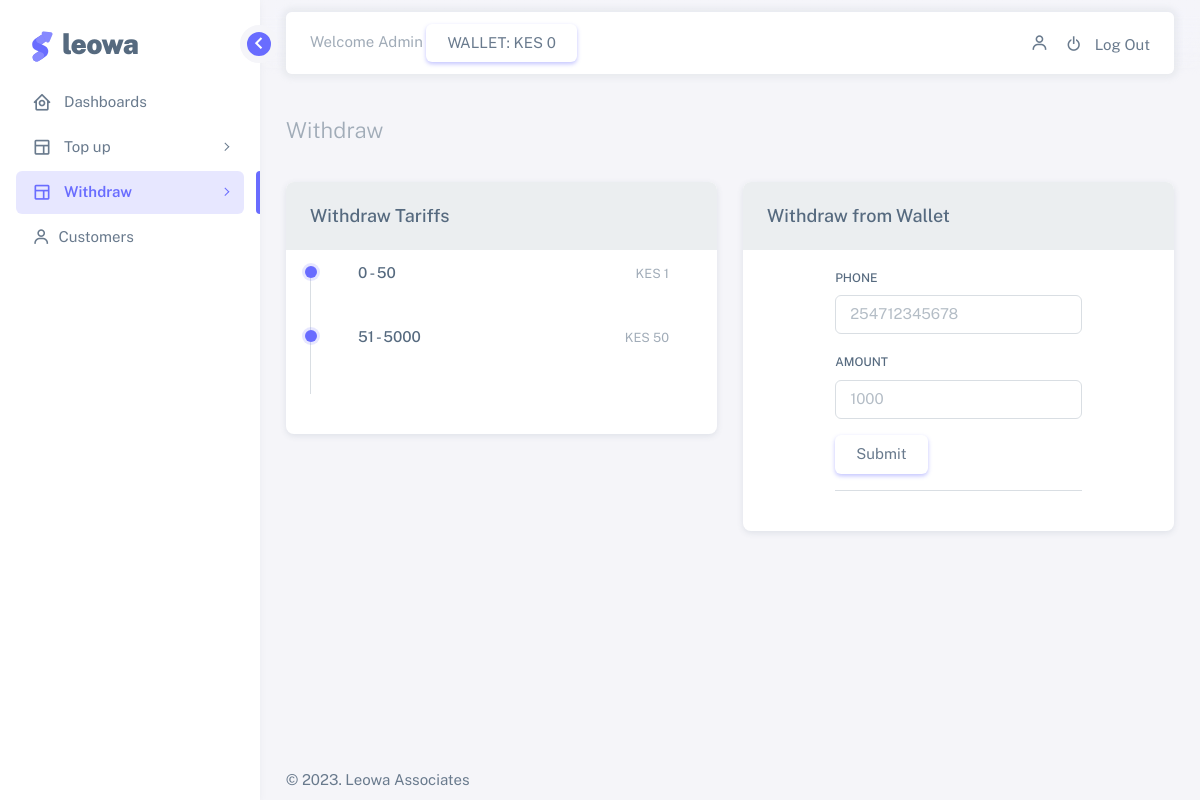
/withdraw (signed in), run on the app's committed database.
### tables this page shows
CREATE TABLE `users` (
  `id` bigint(20) UNSIGNED NOT NULL,
  `name` varchar(255) NOT NULL,
  `email` varchar(255) NOT NULL,
  `email_verified_at` timestamp NULL DEFAULT NULL,
  `password` varchar(255) NOT NULL,
  `role_id` int(11) NOT NULL DEFAULT '2',
  `phone` varchar(255) DEFAULT NULL,
  `wallet_balance` int(11) DEFAULT '0',
  `remember_token` varchar(100) DEFAULT NULL,
  `created_at` timestamp NULL DEFAULT NULL,
  `updated_at` timestamp NULL DEFAULT NULL
);

CREATE TABLE `tariffs` (
  `id` bigint(20) UNSIGNED NOT NULL,
  `min` varchar(255) DEFAULT NULL,
  `max` varchar(255) DEFAULT NULL,
  `tariff` varchar(255) DEFAULT NULL,
  `created_at` timestamp NULL DEFAULT NULL,
  `updated_at` timestamp NULL DEFAULT NULL
);

### Core/functions.php (called while the page is built, shortened)
<?php
function base_path($path)
{
    return BASE_PATH . $path;
}
function view($path, $data = [])
{
    extract($data);
    return require base_path("views/pages/{$path}.view.php");
}
function wallet($user)
{
    $db = App::resolve(Database::class);
    $userdata = $db->query('SELECT * FROM users WHERE id = :id', [
        'id' => $user
    ])->findOrFail();
    return $userdata['wallet_balance'] ?? '0.0';
}

### Http/controllers/withdraw/create.php (called while the page is built, shortened)
<?php
$db = App::resolve(Database::class);
$tariffs = $db->query('SELECT * FROM tariffs')->get();
view('withdraw/create', [
    'heading' => 'Withdraw',
    'errors' => Session::get('errors'),
    'error' => Session::get('error'),
    'success' => Session::get('success'),
    'tariffs' =>  $tariffs
]);

### public/index.php (called while the page is built, shortened)
<?php
require BASE_PATH . '/Core/functions.php';
require base_path('bootstrap.php');
$router = new Router();
$uri = parse_url($_SERVER['REQUEST_URI'])['path'];
$method = isset($_POST['_method']) ? $_POST['_method'] : $_SERVER['REQUEST_METHOD'];
$router->route($uri, $method);

### Core/App.php (called while the page is built, shortened)
<?php
class App
{
    protected static $container;
    public static function setContainer($container)
    {
        static::$container = $container;
    }
    public static function container()
    {
        return static::$container;
    }
    public static function resolve($key)
    {
        return static::container()->resolve($key);
    }
}

### Core/Container.php (called while the page is built, shortened)
<?php
class Container
{
    protected $bindings = [];
    public function bind($key, $resolver)
    {
        $this->bindings[$key] = $resolver;
    }
    public function resolve($key)
    {
        $resolver = $this->bindings[$key];
        return call_user_func($resolver);
    }
}

### config.php (called while the page is built)
<?php
return [
    'database' => [
        'host' => 'localhost',
        'dbname' => 'wateregm_leowa',
        'port' => 3306,
        'charset' => 'utf8mb4',
    ],
    'daraja' => [
        'env' => '1',
        'MPESA_CONSUMER_KEY' => 'pviVcOzat8aDGKEg9wZvvPyAFrnmqsZG',
        'MPESA_CONSUMER_SECRET' => 'OAHLZDdOXpHME7Of',
        'MPESA_SHORTCODE' => '241269',
        'MPESA_PASSKEY' => '6386078736cbbb24c1d76baa1e72e3ed9e91fdc6ecf7b67555e5f795ff8d9abe',
        'test_msisdn' => 'your_test_msisdn',
        'MPESA_TEST_URL' => 'https://leowa.waterhub.africa',
        'MPESA_CONSUMER_KEY_WITHDRAW' => '0fFec7S0qVgOc3MUkXNPu3KLvRV2G0z8',
        'MPESA_CONSUMER_SECRET_WITHDRAW' => 'BlEKlGcBVe47K9cy',
        'MPESA_B2C_INITIATOR' => 'leowaapprove',
        'MPESA_B2C_PASSWORD' => 'Washington.52023',
        'MPESA_B2C_SHORTCODE' => '129153',
        'MPESA_ACCOUNT' => 'LEOWA ASSOCIATES',
    ]
];

### bootstrap.php (called while the page is built, shortened)
<?php
$container = new Container();
$container->bind('Core\Database', function () {
    $config = require base_path('config.php');
    return new Database($config['database']);
});

### Core/Database.php (called while the page is built, shortened)
<?php
class Database
{
    public $connection;
    public $statement;
    public function __construct($config, $username = 'wateregm_wateregm', $password = 'waterhub@2022')
    {
        $dsn = 'mysql:' . http_build_query($config, '', ';');
        $this->connection = new PDO($dsn, $username, $password, [
            PDO::ATTR_DEFAULT_FETCH_MODE => PDO::FETCH_ASSOC,
        ]);
    }
    public function query($query, $params = [])
    {
        $this->statement = $this->connection->prepare($query);
        $this->statement->execute($params);
        return $this;
    }
    public function find()
    {
        return $this->statement->fetch();
    }
    public function findOrFail()
    {
        $result = $this->find();
        return $result;
    }
    public function get()
    {
        return $this->statement->fetchAll();
    }
}

### views/pages/withdraw/create.view.php (the view, shortened to what this page needs)
<?php require base_path('views/partials/dashboard/head.php'); ?>
<div class="content-wrapper">
    <div class="container-xxl flex-grow-1 container-p-y">
        <h4 class="fw-bold py-3 mb-4">
            <span class="text-muted fw-light">Withdraw</span>
        </h4>
        <div class="row">
            <div class="col-md-12 col-lg-6 order-4 order-lg-3 ">
                <div class="card">
                    <div class="card-header sticky-element bg-label-secondary d-flex
                        justify-content-sm-between align-items-sm-center flex-column flex-sm-row">
                        <h5 class="card-title mb-sm-0 me-2">Withdraw Tariffs</h5>
                    </div>
                    <div class="card-body mt-3">
                        <ul class="timeline">
                            <?php if (!empty($tariffs)) : ?>
                                <?php foreach ($tariffs as $tariff) : ?>
                                    <li class="timeline-item timeline-item-transparent">
                                        <span class="timeline-point timeline-point-primary"></span>
                                        <div class="timeline-event">
                                            <div class="timeline-header mb-1">
                                                <h6 class="mb-0">
                                                    <?= $tariff['min'] ;?> - <?= $tariff['max'] ; ?>
                                                </h6>
                                                <small class="text-muted">KES <?= $tariff['tariff'] ; ?></small>
                                            </div>
                                        </div>
                                    </li>
                                <?php endforeach; ?>
                            <?php endif; ?>
                        </ul>
                    </div>
                </div>
            </div>
            <div class="col-md-12 col-lg-6 order-4 order-lg-3 ">
                <div class="card">
                    <div class="card-header sticky-element bg-label-secondary d-flex
                        justify-content-sm-between align-items-sm-center flex-column flex-sm-row">
                        <h5 class="card-title mb-sm-0 me-2">Withdraw from Wallet</h5>
                    </div>
                    <div class="card-body mt-3">
                        <div class="row">
                            <div class="col-lg-8 mx-auto">
                                <form class="row g-3" action="/withdraw" method="POST" />
                                <div class="col-md-12">
                                    <label class="form-label" for="phone">Phone</label>
                                    <input type="number" id="phone" class="form-control" placeholder="254712345678" name="phone" />
                                </div>
                                <div class="col-md-12">
                                    <label class="form-label" for="amount">Amount</label>
                                    <div class="input-group input-group-merge">
                                        <input class="form-control" type="number" id="amount" placeholder="1000" name="amount" />
                                    </div>
                                </div>
                                <div class="justify-content-end">
                                    <button type="submit" class="btn btn-primary">
                                        Submit
                                    </button>
                                </div>
                                <hr>
                            </div>
                        </div>
                    </div>
                </div>
            </div>
        </div>
    </div>
    <?php require base_path('views/partials/dashboard/foot.php'); ?>

### Core/Router.php (shortened to what this page needs)
<?php
class Router
{
    protected $routes = [];
    public function add($uri, $controller, $method)
    {
        $this->routes[] = [
            'uri' => $uri,
            'controller' => $controller,
            'method' => $method,
            'middleware' => null
        ];
        return $this;
    }
    public function only($key)
    {
        $this->routes[array_key_last($this->routes)]['middleware'] = $key;
        return $this;
    }
    public function route($uri, $method)
    {
        foreach ($this->routes as $route) {
            if ($route['uri'] === $uri && $route['method'] === strtoupper($method)) {
                return require base_path('Http/controllers/' . $route['controller']);
            }
        }
    }
}

### views/partials/dashboard/top-head.php (shortened to what this page needs)
<nav class="layout-navbar container-xxl navbar navbar-expand-xl navbar-detached align-items-center bg-navbar-theme" id="layout-navbar">
    <div class="navbar-nav-right d-flex align-items-center" id="navbar-collapse">
        <div class="navbar-nav align-items-center">
            <div class="nav-item navbar-search-wrapper mb-0">
                <a class="nav-item nav-link search-toggler px-0">
                    <span class="d-none d-md-inline-block text-muted">
                        Welcome <?= $_SESSION['user']['name'] ?? 'Guest' ?>
                        <button class="btn btn-primary">
                            WALLET: KES <?= wallet($_SESSION['user']['id']) ?>
                        </button>
                    </span>
                </a>
            </div>
        </div>
        <ul class="navbar-nav flex-row align-items-center ms-auto">
            <li class="nav-item navbar-dropdown dropdown-user dropdown">
                <a class="nav-link dropdown-toggle hide-arrow" href="javascript:void(0);" data-bs-toggle="dropdown">
                    <i class="bx bx-user me-2"></i>
                </a>
            </li>
            <li>
                <form action="/logout" method="POST">
                    <button class="dropdown-item" href="#" target="_blank">
                        <i class="bx bx-power-off me-2"></i>
                        <span class="align-middle">Log Out</span>
                    </button>
                </form>
            </li>
        </ul>
    </div>
</nav>

### data on the page
users: wallet_balance "0"
tariffs: min "0", max "50", tariff "1"
tariffs: min "51", max "5000", tariff "50"
